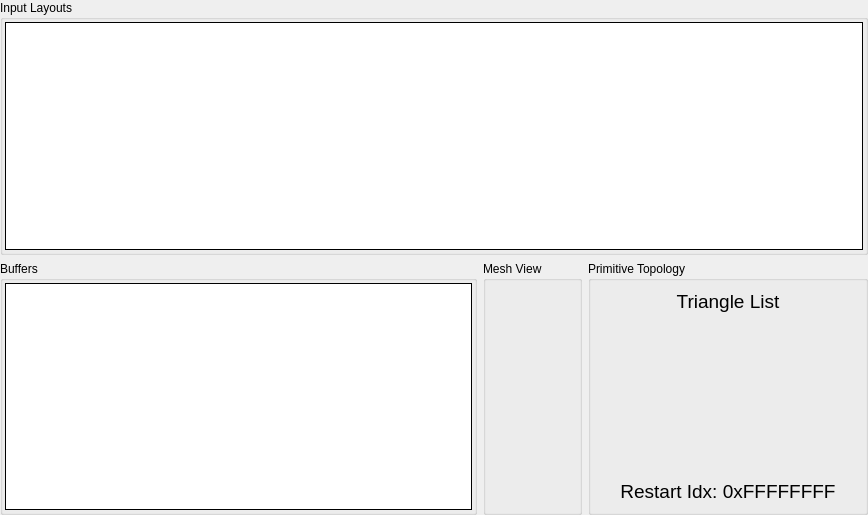
         <widget class="QWidget" name="iaScrollContents">
          <property name="geometry">
           <rect>
            <x>0</x>
            <y>0</y>
            <width>868</width>
            <height>515</height>
           </rect>
          </property>
          <layout class="QGridLayout" name="gridLayout_3">
           <property name="leftMargin">
            <number>0</number>
           </property>
           <property name="topMargin">
            <number>0</number>
           </property>
           <property name="rightMargin">
            <number>0</number>
           </property>
           <property name="bottomMargin">
            <number>0</number>
           </property>
           <item row="0" column="0" colspan="3">
            <widget class="QGroupBox" name="attribGroup">
             <property name="sizePolicy">
              <sizepolicy hsizetype="Expanding" vsizetype="Expanding">
               <horstretch>0</horstretch>
               <verstretch>0</verstretch>
              </sizepolicy>
             </property>
             <property name="title">
              <string>Input Layouts</string>
             </property>
             <layout class="QHBoxLayout" name="horizontalLayout_2">
              <property name="leftMargin">
               <number>2</number>
              </property>
              <property name="topMargin">
               <number>2</number>
              </property>
              <property name="rightMargin">
               <number>2</number>
              </property>
              <property name="bottomMargin">
               <number>2</number>
              </property>
              <item>
               <widget class="RDTreeWidget" name="iaLayouts">
                <property name="frameShape">
                 <enum>QFrame::Box</enum>
                </property>
                <property name="frameShadow">
                 <enum>QFrame::Plain</enum>
                </property>
                <property name="editTriggers">
                 <set>QAbstractItemView::NoEditTriggers</set>
                </property>
                <property name="showDropIndicator" stdset="0">
                 <bool>false</bool>
                </property>
                <property name="indentation">
                 <number>0</number>
                </property>
                <property name="rootIsDecorated">
                 <bool>false</bool>
                </property>
                <property name="itemsExpandable">
                 <bool>false</bool>
                </property>
                <property name="allColumnsShowFocus">
                 <bool>true</bool>
                </property>
                <property name="expandsOnDoubleClick">
                 <bool>false</bool>
                </property>
                <attribute name="headerStretchLastSection">
                 <bool>false</bool>
                </attribute>
               </widget>
              </item>
             </layout>
            </widget>
           </item>
           <item row="1" column="0">
            <widget class="QGroupBox" name="buffersGroup">
             <property name="sizePolicy">
              <sizepolicy hsizetype="Expanding" vsizetype="Expanding">
               <horstretch>0</horstretch>
               <verstretch>0</verstretch>
              </sizepolicy>
             </property>
             <property name="title">
              <string>Buffers</string>
             </property>
             <layout class="QHBoxLayout" name="horizontalLayout">
              <property name="spacing">
               <number>2</number>
              </property>
              <property name="leftMargin">
               <number>2</number>
              </property>
              <property name="topMargin">
               <number>2</number>
              </property>
              <property name="rightMargin">
               <number>2</number>
              </property>
              <property name="bottomMargin">
               <number>2</number>
              </property>
              <item>
               <widget class="RDTreeWidget" name="iaBuffers">
                <property name="frameShape">
                 <enum>QFrame::Box</enum>
                </property>
                <property name="frameShadow">
                 <enum>QFrame::Plain</enum>
                </property>
                <property name="editTriggers">
                 <set>QAbstractItemView::NoEditTriggers</set>
                </property>
                <property name="showDropIndicator" stdset="0">
                 <bool>false</bool>
                </property>
                <property name="indentation">
                 <number>0</number>
                </property>
                <property name="rootIsDecorated">
                 <bool>false</bool>
                </property>
                <property name="itemsExpandable">
                 <bool>false</bool>
                </property>
                <property name="allColumnsShowFocus">
                 <bool>true</bool>
                </property>
                <property name="expandsOnDoubleClick">
                 <bool>false</bool>
                </property>
                <attribute name="headerStretchLastSection">
                 <bool>false</bool>
                </attribute>
               </widget>
              </item>
             </layout>
            </widget>
           </item>
           <item row="1" column="1">
            <widget class="QGroupBox" name="meshViewGroup">
             <property name="sizePolicy">
              <sizepolicy hsizetype="Preferred" vsizetype="Preferred">
               <horstretch>0</horstretch>
               <verstretch>0</verstretch>
              </sizepolicy>
             </property>
             <property name="title">
              <string>Mesh View</string>
             </property>
             <layout class="QVBoxLayout" name="verticalLayout_3">
              <item>
               <widget class="RDLabel" name="meshView">
                <property name="sizePolicy">
                 <sizepolicy hsizetype="Maximum" vsizetype="Ignored">
                  <horstretch>0</horstretch>
                  <verstretch>0</verstretch>
                 </sizepolicy>
                </property>
                <property name="minimumSize">
                 <size>
                  <width>75</width>
                  <height>75</height>
                 </size>
                </property>
                <property name="cursor">
                 <cursorShape>PointingHandCursor</cursorShape>
                </property>
                <property name="toolTip">
                 <string>View the mesh input data</string>
                </property>
                <property name="pixmap">
                 <pixmap resource="../../Resources/resources.qrc">:/wireframe_mesh.png</pixmap>
                </property>
                <property name="scaledContents">
                 <bool>true</bool>
                </property>
               </widget>
              </item>
             </layout>
            </widget>
           </item>
           <item row="1" column="2">
            <widget class="QGroupBox" name="topologyGroup">
             <property name="sizePolicy">
              <sizepolicy hsizetype="Preferred" vsizetype="Preferred">
               <horstretch>0</horstretch>
               <verstretch>0</verstretch>
              </sizepolicy>
             </property>
             <property name="title">
              <string>Primitive Topology</string>
             </property>
             <layout class="QVBoxLayout" name="verticalLayout_2">
              <item>
               <widget class="QLabel" name="topology">
                <property name="font">
                 <font>
                  <pointsize>14</pointsize>
                 </font>
                </property>
                <property name="text">
                 <string>Triangle List</string>
                </property>
                <property name="alignment">
                 <set>Qt::AlignHCenter|Qt::AlignTop</set>
                </property>
               </widget>
              </item>
              <item>
               <widget class="QLabel" name="topologyDiagram">
                <property name="sizePolicy">
                 <sizepolicy hsizetype="Preferred" vsizetype="MinimumExpanding">
                  <horstretch>0</horstretch>
                  <verstretch>0</verstretch>
                 </sizepolicy>
                </property>
                <property name="minimumSize">
                 <size>
                  <width>256</width>
                  <height>0</height>
                 </size>
                </property>
                <property name="text">
                 <string/>
                </property>
                <property name="pixmap">
                 <pixmap resource="../../Resources/resources.qrc">:/topologies/topo_trilist.svg</pixmap>
                </property>
                <property name="alignment">
                 <set>Qt::AlignCenter</set>
                </property>
               </widget>
              </item>
              <item>
               <widget class="QLabel" name="primRestart">
                <property name="font">
                 <font>
                  <pointsize>14</pointsize>
                 </font>
                </property>
                <property name="text">
                 <string>Restart Idx: 0xFFFFFFFF</string>
                </property>
                <property name="alignment">
                 <set>Qt::AlignCenter</set>
                </property>
               </widget>
              </item>
             </layout>
            </widget>
           </item>
          </layout>
         </widget>
